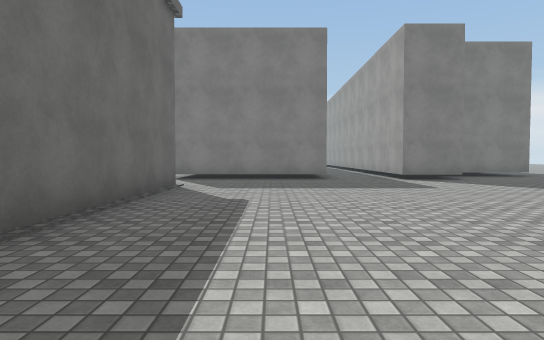
View 1 (above)

24 first-person views from a walk through a Unity game level. The camera is 1.2 m above the floor, tilts 2° down and sees 75° across. The floor is counted in squares, 2 m on a side. Each view is taken from the middle of a square. On the plan, view 1 faces up. The plan holds only what a view shows up to about 10 squares ahead; the rest is blank. The place goes on beyond the plan. The player character is not drawn. Surface patterns are stand-ins for the level's own textures.

View 2
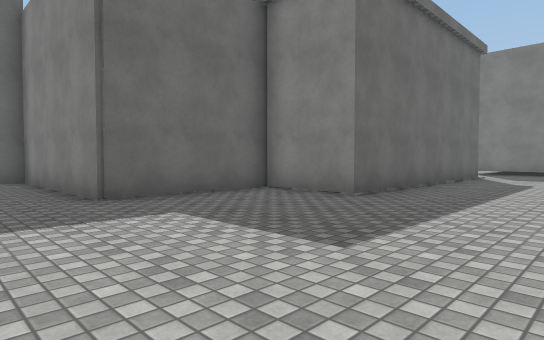

View 3
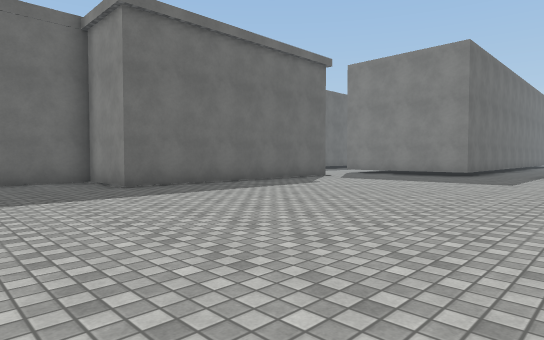

View 4
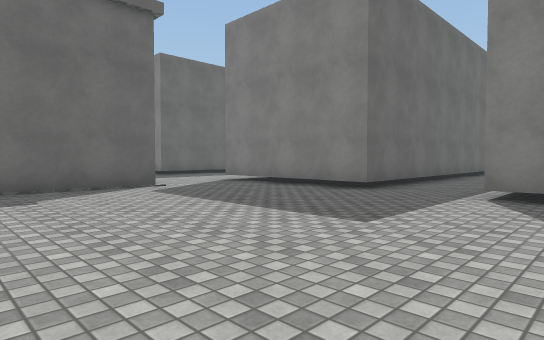

View 5
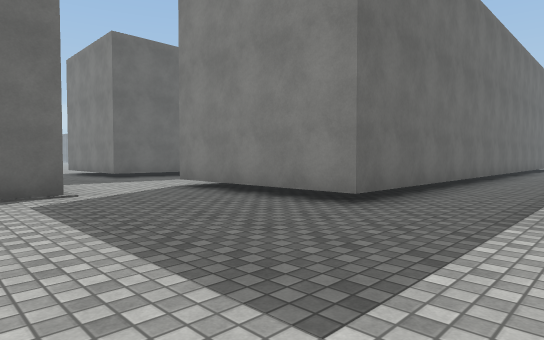

View 6
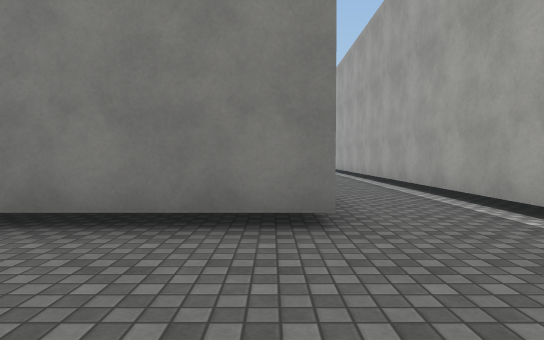

View 7
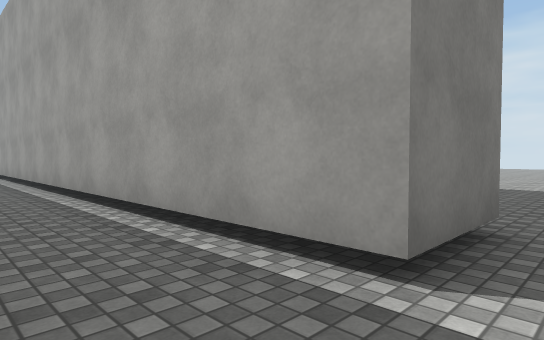

View 8
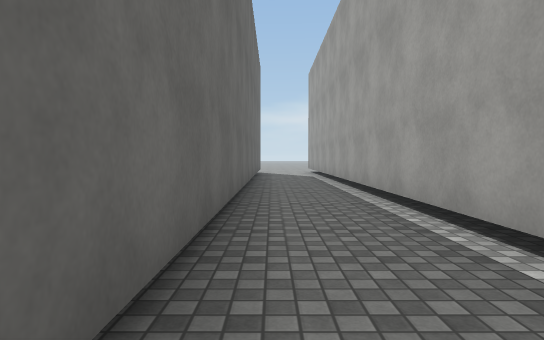

View 9
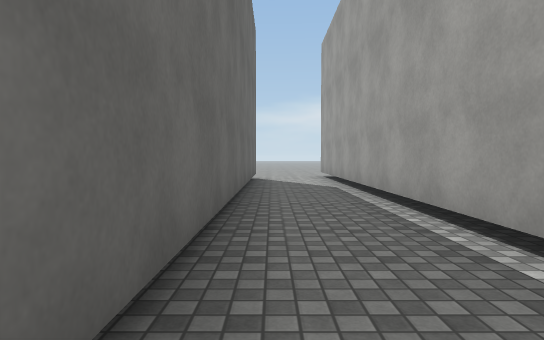

View 10
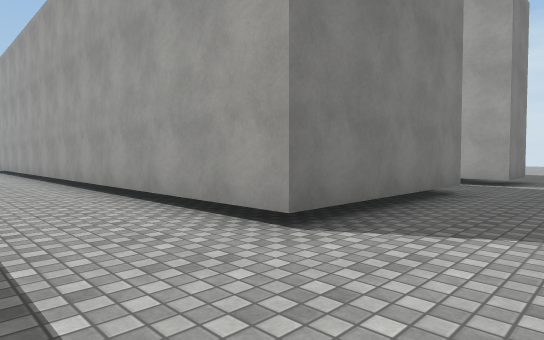

View 11
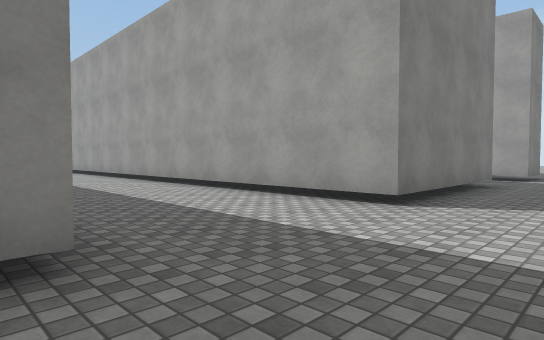

View 12
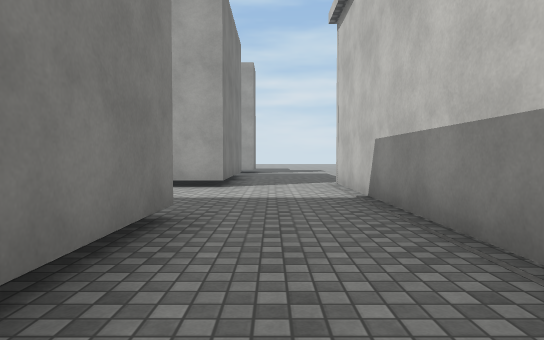

View 13
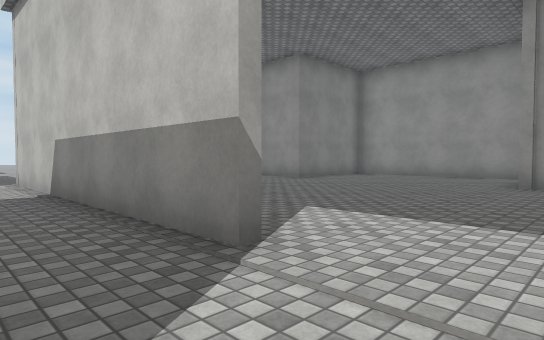

View 14
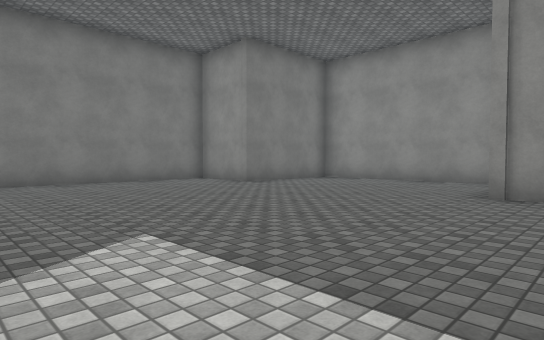

View 15
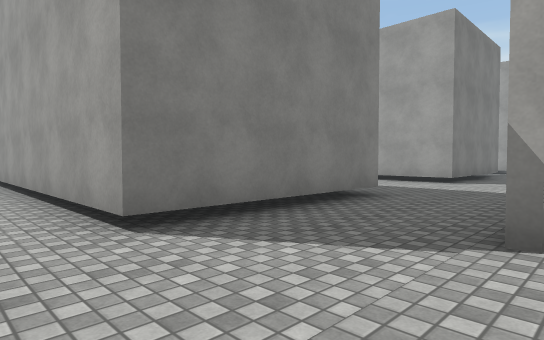

View 16
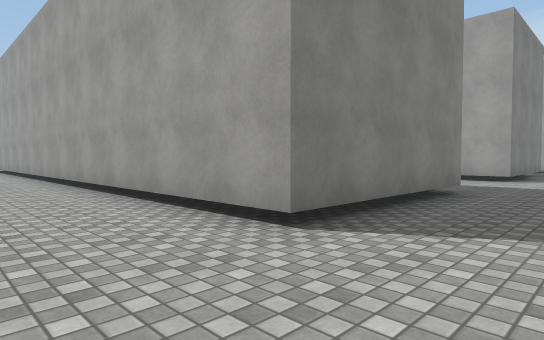

View 17
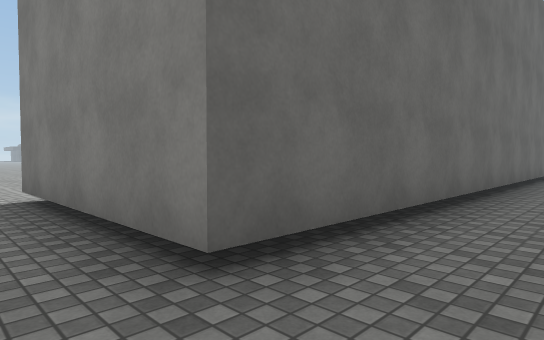

View 18
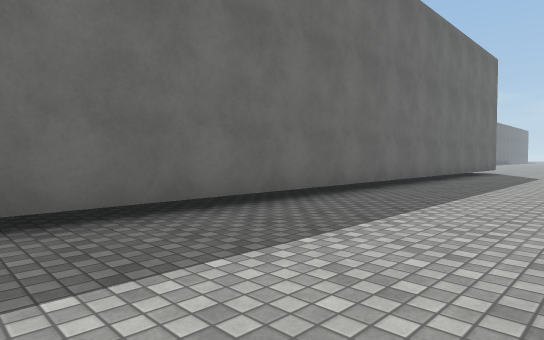

View 19
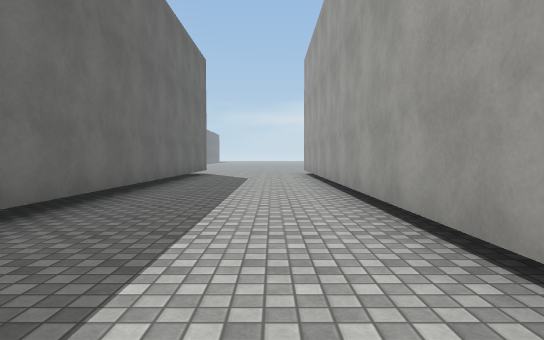

View 20
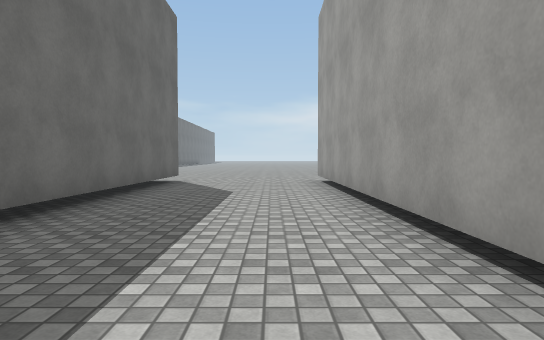

View 21
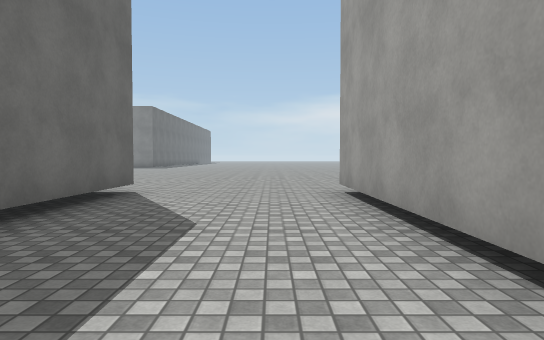

View 22
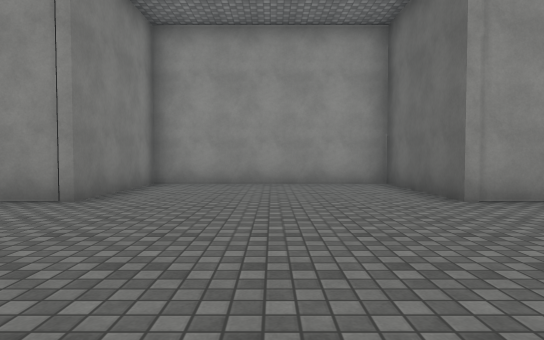

View 23
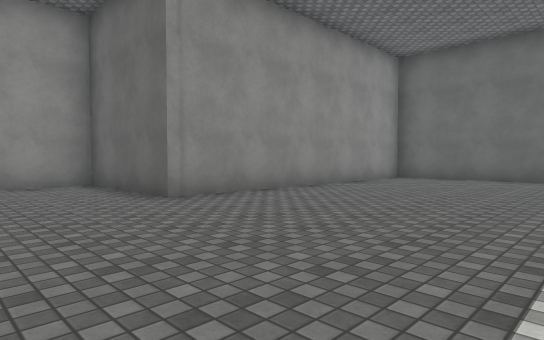

View 24
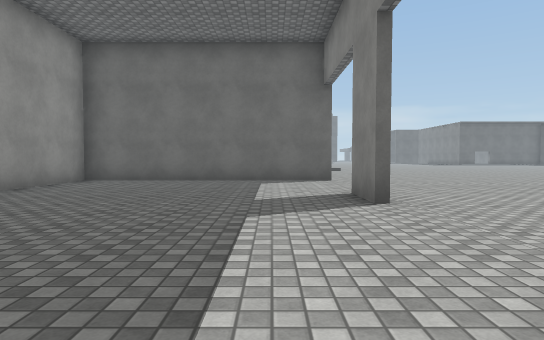

### Floor plan
Points are (right, up) in squares from view 1. A wall is a line through its corners. A room is listed if a view was taken in it or the views show most of it. See-through windows are left out.
Room 1 (views 1, 2, 3, 4, 5, 6, 7, 8, 9)
walls: (-2.1, 7.6) (-2.1, 0.9) (-4.1, 0.9) (-4.1, -2.2) (-8.8, -2.2) (-8.8, -2.8); (5.2, 9.7) (3.6, 9.7) (3.6, 28); (1.5, 27.9) (1.5, 10) (-2.8, 10)
ways out: opening at (-2, 8.5) to room 2
Room 2 (views 10, 11, 17, 18, 19, 20, 21)
walls: (-2.8, 10) (-2.8, 28.2); (-9.4, 7.6) (-2.1, 7.6); (-6.4, 28.2) (-6.4, 10) (-9.6, 10)
ways out: opening at (-2, 8.5) to room 1; opening at (-9, 8.5) to room 3
Room 3 (views 12, 13, 14, 15, 16, 22, 23, 24)
walls: (-17.2, 7.6) (-17.2, 1.1) (-9.6, 1.1) (-9.6, -2) (-4.3, -2) (-4.3, 1.1) (-2.8, 1.1); (-12.5, 7.3) (-14, 7.3); (-9.6, 10) (-10.8, 10) (-10.8, 20); (-2.3, 1.5) (-2.3, 5.9)
ways out: opening at (-9, 8.5) to room 2

Where each view was taken, in squares from view 1:
view 1: 0 up, 0 right, facing up
view 2: 4 down, 1 right, facing up-left
view 3: 2 down, 5 right, facing up-left
view 4: 4 up, 5 right, facing up-left
view 5: 6 up, 4 right, facing up-left
view 6: 7 up, 1 right, facing up
view 7: 9 up, 2 right, facing up-right
view 8: 14 up, 2 right, facing up
view 9: 18 up, 2 right, facing up
view 10: 8 up, 5 left, facing up-right
view 11: 8 up, 7 left, facing up-right
view 12: 9 up, 10 left, facing right
view 13: 9 up, 11 left, facing down-right
view 14: 7 up, 11 left, facing down-right
view 15: 7 up, 12 left, facing up-right
view 16: 8 up, 13 left, facing up-right
view 17: 9 up, 5 left, facing up-left
view 18: 13 up, 3 left, facing up-left
view 19: 15 up, 4 left, facing up
view 20: 19 up, 4 left, facing up
view 21: 22 up, 4 left, facing up
view 22: 6 up, 7 left, facing down
view 23: 6 up, 7 left, facing down-left
view 24: 6 up, 8 left, facing left
